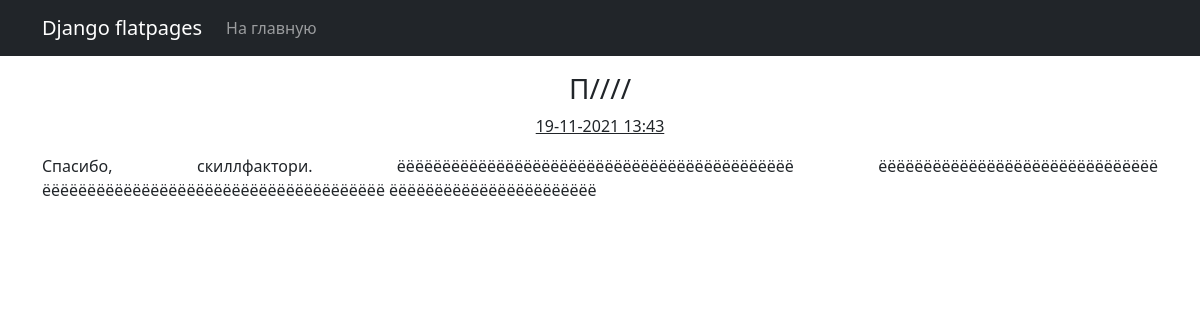
Screenshot of /news/8 with the database file from the repository.
### simpleapp/models.py (models this page shows)
class News(models.Model):
    title = models.CharField(max_length=128, unique=True)
    created = models.DateTimeField(auto_now_add=True)
    text = models.TextField()

### simpleapp/views.py (the view)
# urls.py: path('<int:pk>', Post.as_view()),
class Post(DetailView):
    model = News
    template_name = 'post.html'
    context_object_name = 'post'

### simpleapp/templatetags/simpleapp_filters.py (called while the page is built)
@register.filter(name='censor')
def censor(value):
    if isinstance(value, str):
        result = str(value)
        for key in censor_dict.keys():
            result = result.replace(key, censor_dict[key])
        return result
    else:
        raise ValueError(f'Нельзя отфильтровать тип, отличный от {type(value)}')

### templates/post.html (shortened to what this page needs)
{% extends 'flatpages/default.html' %}
{% load simpleapp_filters %}
{% block content %}
<p><h3>{{ post.title|censor }}</h3> <u>{{ post.created|date:'d-m-Y H:i' }}</u></p>
<p align="justify">{{ post.text|censor }}</p>
{% endblock content %}

### rows the page displays
News: title|censor "П////", created "19-11-2021 13:43", text|censor "Спасибо, скиллфактори. ёёёёёёёёёёёёёёёёёёёёёёёёёёёёёёёёёёёёёёёёёёёё ёёёёёёёёёёёёёёёёёёёёёёёёёёёёёёё ёёёёёёёёёёёёёёёёёёёёёёёёёёёёёёёёёёёёёё ёёёёёёёёёёёёёёёёёёёёёёё"
